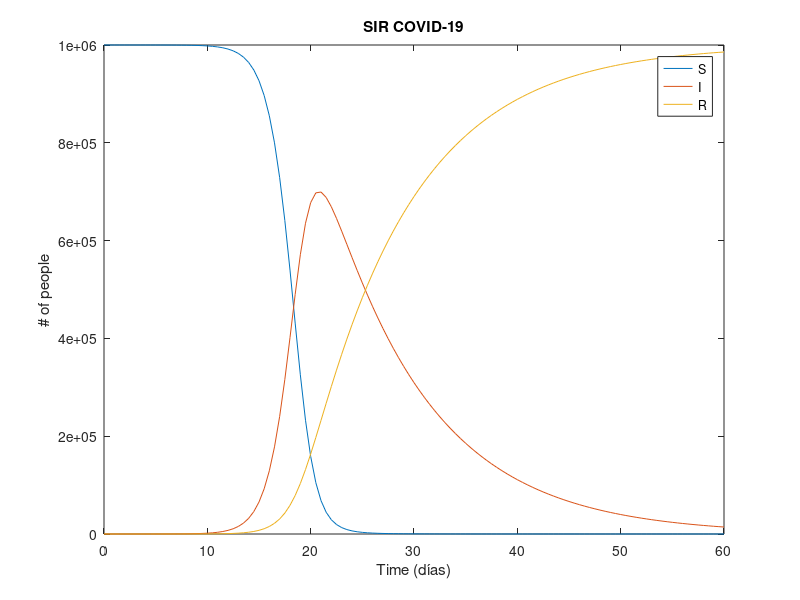

MATLAB code to generate this figure:
clear all; clc; close all;

% Constants
beta = 1;
gamma = 0.1;
N = 1000000;
phi = beta / N;
delta = 0.5;

% Start and ending
t0 = 0;
tf = 60;

% Vectors
t = [t0:delta:tf];
S = zeros(1, length(t));
I = zeros(1, length(t));
R = zeros(1, length(t));

% Initial conditions
S(1) = 999999;
I(1) = 1;
R(1) = 0;

for i = 1:length(t) - 1
    % Euler's method per function
    S(i + 1) = S(i) + (-phi * I(i) * S(i)) * delta;
    I(i + 1) = I(i) + (phi * S(i) * I(i) - gamma * I(i)) * delta;
    R(i + 1) = R(i) + gamma * I(i) * delta;
end

% Plot
figure();
p1 = plot(t, S);
title('SIR COVID-19');
xlabel('Time (días)');
ylabel('# of people');
hold on;
p2 = plot(t, I);
p3 = plot(t, R);
hold off;
L = [p1; p2; p3];
legend(L, 'S', 'I', 'R');
